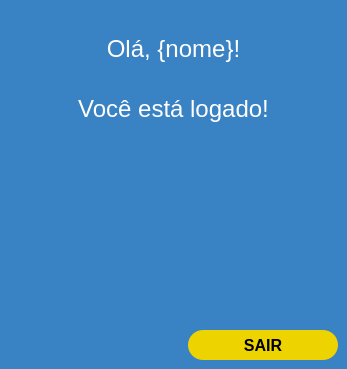
<?xml version="1.0" encoding="UTF-8"?>
<ui version="4.0">
 <class>TelaLogado</class>
 <widget class="QMainWindow" name="TelaLogado">
  <property name="geometry">
   <rect>
    <x>0</x>
    <y>0</y>
    <width>347</width>
    <height>369</height>
   </rect>
  </property>
  <property name="minimumSize">
   <size>
    <width>347</width>
    <height>369</height>
   </size>
  </property>
  <property name="maximumSize">
   <size>
    <width>347</width>
    <height>369</height>
   </size>
  </property>
  <property name="windowTitle">
   <string>Logado</string>
  </property>
  <property name="styleSheet">
   <string notr="true">background-color: rgb(57, 130, 195);</string>
  </property>
  <property name="animated">
   <bool>true</bool>
  </property>
  <widget class="QWidget" name="centralwidget">
   <layout class="QVBoxLayout" name="verticalLayout">
    <item>
     <widget class="QLabel" name="lbl_nome">
      <property name="maximumSize">
       <size>
        <width>16777215</width>
        <height>80</height>
       </size>
      </property>
      <property name="styleSheet">
       <string notr="true">color:white;
font-size: 24px;</string>
      </property>
      <property name="text">
       <string>Olá, {nome}!</string>
      </property>
      <property name="alignment">
       <set>Qt::AlignCenter</set>
      </property>
     </widget>
    </item>
    <item>
     <widget class="QLabel" name="lbl_logado">
      <property name="font">
       <font>
        <pointsize>-1</pointsize>
       </font>
      </property>
      <property name="styleSheet">
       <string notr="true">color:white;
font-size: 24px;</string>
      </property>
      <property name="text">
       <string>Você está logado!</string>
      </property>
      <property name="alignment">
       <set>Qt::AlignHCenter|Qt::AlignTop</set>
      </property>
     </widget>
    </item>
    <item alignment="Qt::AlignRight">
     <widget class="QPushButton" name="btn_logout">
      <property name="enabled">
       <bool>true</bool>
      </property>
      <property name="sizePolicy">
       <sizepolicy hsizetype="Expanding" vsizetype="Expanding">
        <horstretch>0</horstretch>
        <verstretch>0</verstretch>
       </sizepolicy>
      </property>
      <property name="minimumSize">
       <size>
        <width>150</width>
        <height>0</height>
       </size>
      </property>
      <property name="maximumSize">
       <size>
        <width>150</width>
        <height>30</height>
       </size>
      </property>
      <property name="font">
       <font>
        <pointsize>12</pointsize>
        <weight>75</weight>
        <italic>false</italic>
        <bold>true</bold>
       </font>
      </property>
      <property name="cursor">
       <cursorShape>PointingHandCursor</cursorShape>
      </property>
      <property name="layoutDirection">
       <enum>Qt::LeftToRight</enum>
      </property>
      <property name="styleSheet">
       <string notr="true">*{
background-color: #edd400;
border-radius: 15px;
}
QPushButton:hover{
background-color: #d1bc08;
}

</string>
      </property>
      <property name="text">
       <string>SAIR</string>
      </property>
     </widget>
    </item>
   </layout>
  </widget>
 </widget>
 <resources/>
 <connections/>
</ui>
